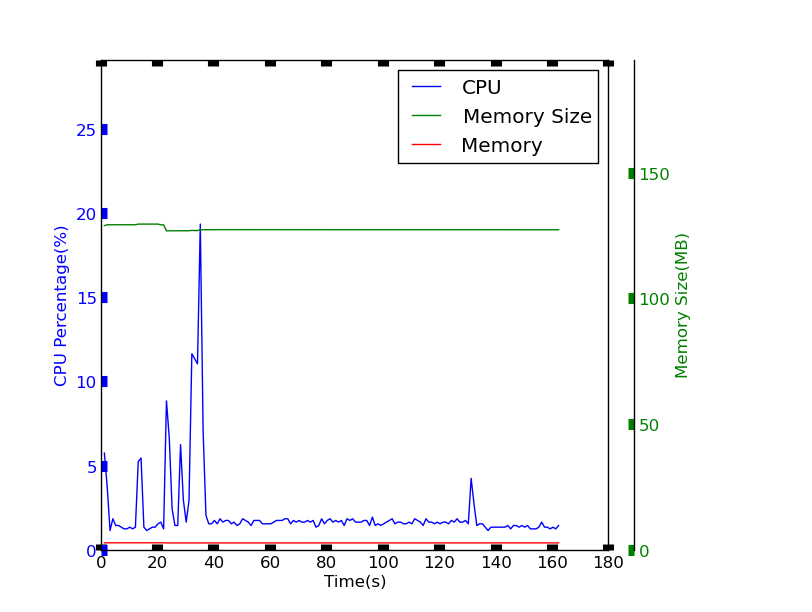

Recreate this plot in Python.
from __future__ import division
import matplotlib.pyplot as plt
import sys

def loadData(cpu_data, memory_data, memory_rate_data, file):
    f = open(file)
    for line in f:
        tokens = line.split("\t")
        cpu_data.append(float(tokens[0]))
        memory_data.append(int(tokens[1])/(1024*1024))
        memory_rate_data.append(float(tokens[2]))
        
def make_patch_spines_invisible(ax):
    ax.set_frame_on(True)
    ax.patch.set_visible(False)
    for sp in ax.spines.itervalues():
        sp.set_visible(False)

def displayData(x, cpu_data, memory_data, memory_rate_data):
    fig = plt.figure()
    fig.subplots_adjust(right=0.75)
    
    host = fig.add_subplot(111)
    par1 = host.twinx()
    par2 = host.twinx()
    par2.spines["right"].set_position(("axes", 1.05))
    make_patch_spines_invisible(par2)
    par2.spines["right"].set_visible(True)

    p1, = host.plot(x, cpu_data, "b-", label="CPU")
    p2, = par1.plot(x, memory_rate_data, "r-", label="Memory")
    p3, = par2.plot(x, memory_data, "g-", label="Memory Size")

    host.set_ylim(0, max(cpu_data)*1.5)
    par1.set_ylim(0, max(memory_rate_data)*1.5)
    par2.set_ylim(0, max(memory_data)*1.5)

    host.set_xlabel("Time(s)")
    host.set_ylabel("CPU Percentage(%)")
    par1.set_ylabel("Memory Percentage(%)")
    par2.set_ylabel("Memory Size(MB)")

    host.yaxis.label.set_color(p1.get_color())
    par1.yaxis.label.set_color(p2.get_color())
    par2.yaxis.label.set_color(p3.get_color())

    tkw = dict(size=4, width=8)
    host.tick_params(axis='y', colors=p1.get_color(), **tkw)
    par1.tick_params(axis='y', colors=p2.get_color(), **tkw)
    par2.tick_params(axis='y', colors=p3.get_color(), **tkw)
    host.tick_params(axis='x', **tkw)

    lines = [p1, p3, p2]

    host.legend(lines, [l.get_label() for l in lines])

    plt.show()

def process(args):
    file = args[1]
    if file == None:
        print "please input your data file as args"
    #file = "data/pid-7507-benchmark.tsv"
    cpu = []
    memory_data=[]
    memory_rate_data=[]

    print "Loading Data..."
    loadData(cpu, memory_data, memory_rate_data, file)

    num = len(cpu)
    print "Total " + str(num) + "rows of data"
    x = range(1, num+1)

    print "Draw Figure..."
    displayData(x, cpu, memory_data, memory_rate_data)


if __name__ == '__main__':
    process(sys.argv)



    
